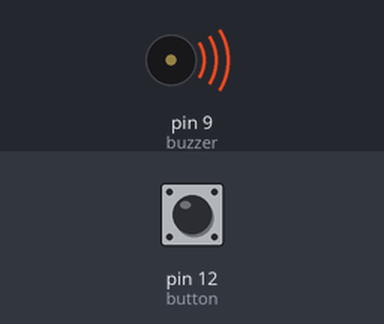
Simulated run of this sketch. Board: Arduino Uno, built with avr-gcc and run on an emulated ATmega328P. On the bench: buzzer (waves = sounding, pin HIGH). Inputs (shaded band) come from the test bench; at power-on: pin 12 (button) LOW.

Above: at 1.2 s.
1.3 s: pin 12 (button) pulled HIGH for 0.15 s
At 1.37 s:
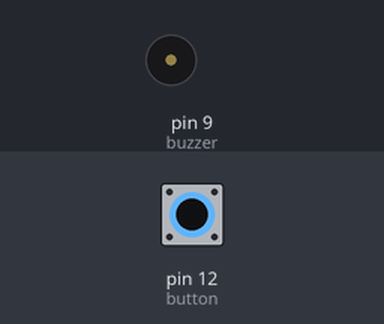
2.9 s: pin 12 (button) pulled HIGH for 3.2 s
At 6.9 s:
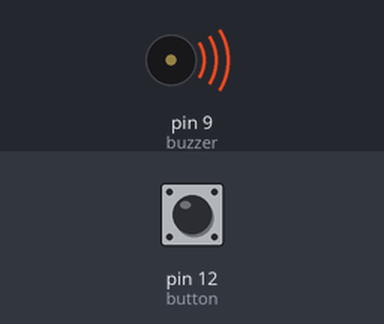
Timing chart, 0 to 8.4 s (numbered marks = the images above; inputs shaded):
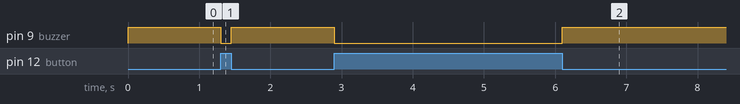

The sketch:

ButtonBuzzer.ino
```cpp
int buzzer = 9;
int button = 12;

void setup() {
  pinMode(buzzer, OUTPUT);
  pinMode(button, INPUT);
}

void loop(){
  if (digitalRead(button) == HIGH) {
    digitalWrite(buzzer, LOW);
  }

  else
    digitalWrite(buzzer, HIGH);
}
```

Potentiometer_Blinker.ino
```cpp

```

Measured:
- after the input at 1.3 s, pin 9 (buzzer): HIGH → LOW at once, → HIGH 0.15 s later
- after the input at 2.9 s, pin 9 (buzzer): HIGH → LOW at once, → HIGH 3.2 s later
